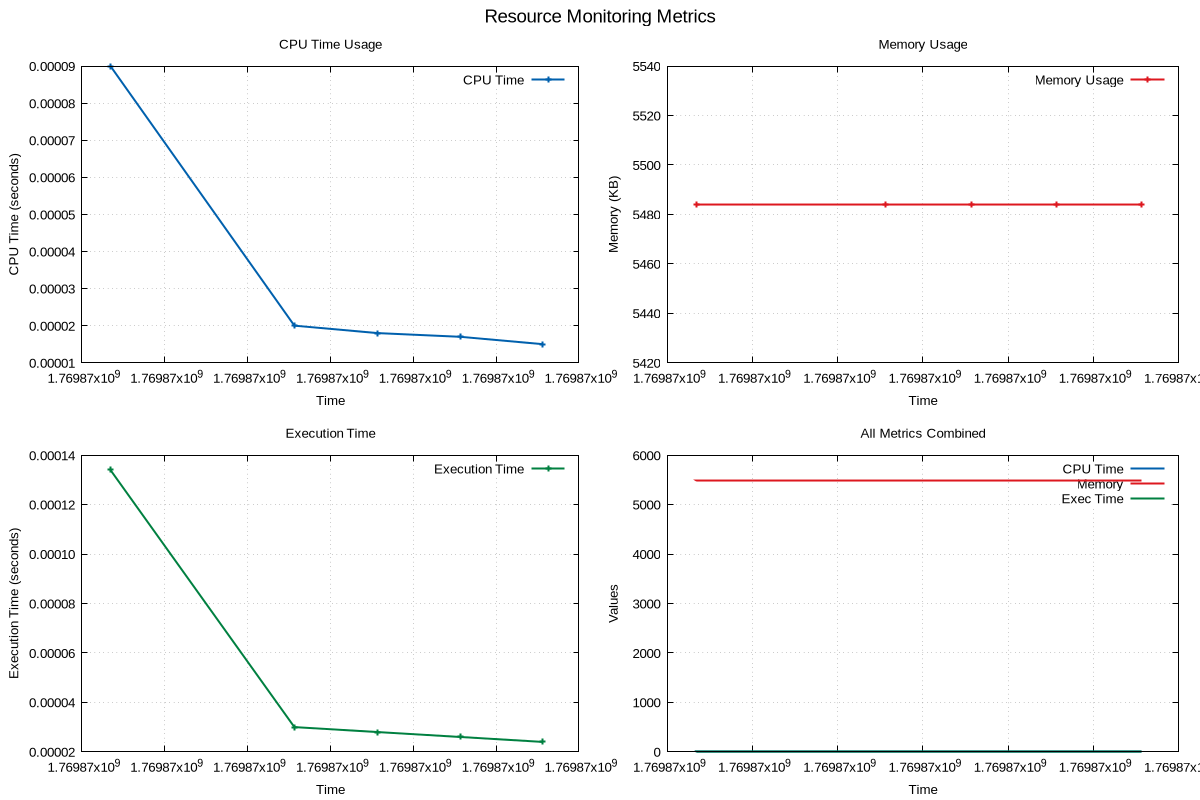

gnuplot code for this plot:
# GNUplot script for resource monitoring
set terminal pngcairo enhanced font 'Arial,10' size 1200,800
set output 'png/linear_search_20260131_190624.png'

set multiplot layout 2,2 title 'Resource Monitoring Metrics' font 'Arial,14'
set style line 1 lc rgb '#0060ad' lt 1 lw 2
set style line 2 lc rgb '#dd181f' lt 1 lw 2
set style line 3 lc rgb '#008040' lt 1 lw 2

set title 'CPU Time Usage'
set xlabel 'Time'
set ylabel 'CPU Time (seconds)'
set grid
plot 'png/linear_search_20260131_190624.dat' using 1:2 with linespoints ls 1 title 'CPU Time'
set title 'Memory Usage'
set xlabel 'Time'
set ylabel 'Memory (KB)'
set grid
plot 'png/linear_search_20260131_190624.dat' using 1:3 with linespoints ls 2 title 'Memory Usage'
set title 'Execution Time'
set xlabel 'Time'
set ylabel 'Execution Time (seconds)'
set grid
plot 'png/linear_search_20260131_190624.dat' using 1:4 with linespoints ls 3 title 'Execution Time'
set title 'All Metrics Combined'
set xlabel 'Time'
set ylabel 'Values'
set grid
plot 'png/linear_search_20260131_190624.dat' using 1:2 with lines ls 1 title 'CPU Time', \
     'png/linear_search_20260131_190624.dat' using 1:3 with lines ls 2 title 'Memory', \
     'png/linear_search_20260131_190624.dat' using 1:4 with lines ls 3 title 'Exec Time'
unset multiplot
